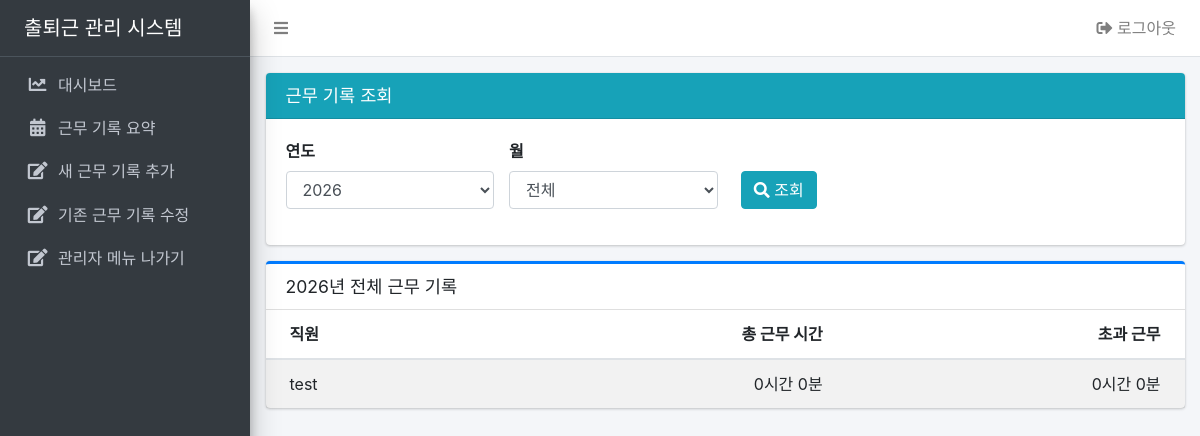
The page /admin/work-summary (signed in) on the database its author committed.
### app/models.py (models this page shows)
class User(UserMixin, db.Model):
    __table_args__ = {"sqlite_autoincrement": True}
    id = db.Column(db.Integer, primary_key=True)
    username = db.Column(db.String(50), unique=True, nullable=False)
    password_hash = db.Column(db.String(128), nullable=False)
    role = db.Column(db.String(10), default="employee")

### app/admin.py (the view)
@admin_bp.route("/work-summary")
@login_required
@admin_required
def work_summary():
    year = request.args.get("year", type=int)
    month = request.args.get("month", type=int)
    if not year:
        year = datetime.now().year
    years = (
        db.session.query(extract("year", WorkLog.start_time))
        .distinct()
        .order_by(extract("year", WorkLog.start_time).desc())
        .all()
    )
    years = [int(y[0]) for y in years]
    query = (
        db.session.query(
            User.username,
            func.sum(WorkLog.total_minutes).label("total_minutes"),
            func.sum(WorkLog.overtime_minutes).label("overtime_minutes"),
        )
        .join(WorkLog)
        .filter(extract("year", WorkLog.start_time) == year)
    )
    if month:
        query = query.filter(extract("month", WorkLog.start_time) == month)
    results = query.group_by(User.id).all()
    return render_template(
        "admin_work_summary.html",
        results=results,
        years=years,
        selected_year=year,
        selected_month=month,
    )

### app/models.py (called while the page is built)
@login_manager.user_loader
def load_user(user_id):
    return User.query.get(int(user_id))

### app/utils.py (called while the page is built)
def admin_required(f):
    @wraps(f)
    def decorated_function(*args, **kwargs):
        if not current_user.is_authenticated or current_user.role != "admin":
            abort(403)
        return f(*args, **kwargs)
    return decorated_function

### app/templates/admin_work_summary.html (shortened to what this page needs)
{% extends "admin_base.html" %}
{% block content %}
<div class="row">
  <div class="col-md-12">
    <div class="card card-info">
      <div class="card-header">
        <h3 class="card-title">근무 기록 조회</h3>
      </div>
      <form method="GET">
        <div class="card-body">
          <div class="row align-items-end">
            <div class="col-md-3">
              <div class="form-group">
                <label>연도</label>
                <select name="year" class="form-control">
                  {% for y in years %}
                    <option value="{{ y }}" {% if y == selected_year %}selected{% endif %}>
                      {{ y }}
                    </option>
                  {% endfor %}
                </select>
              </div>
            </div>
            <div class="col-md-3">
              <div class="form-group">
                <label>월</label>
                <select name="month" class="form-control">
                  <option value="">전체</option>
                </select>
              </div>
            </div>
            <div class="col-md-2">
              <div class="form-group">
                <label>&nbsp;</label>
                <button type="submit" class="btn btn-info">
                  <i class="fas fa-search"></i> 조회
                </button>
              </div>
            </div>
          </div>
        </div>
      </form>
    </div>
  </div>
  <div class="col-md-12">
    <div class="card card-outline card-primary">
      <div class="card-header">
        <h3 class="card-title">
          {% if selected_month %}
            {{ selected_year }}년 {{ selected_month }}월 근무 기록
          {% else %}
            {{ selected_year }}년 전체 근무 기록
          {% endif %}
        </h3>
      </div>
      <div class="card-body p-0">
        <table class="table table-striped table-hover mb-0">
          <thead>
            <tr>
              <th>직원</th>
              <th class="text-right">총 근무 시간</th>
              <th class="text-right">초과 근무</th>
            </tr>
          </thead>
          <tbody>
            {% for r in results %}
            <tr>
              <td>{{ r.username }}</td>
              <td class="text-right">
                {{ (r.total_minutes or 0) // 60 }}시간
                {{ (r.total_minutes or 0) % 60 }}분
              </td>
              <td class="text-right">
                {{ (r.overtime_minutes or 0) // 60 }}시간
                {{ (r.overtime_minutes or 0) % 60 }}분
              </td>
            </tr>
            {% else %}
            <tr>
              <td colspan="3" class="text-center text-muted">
                조회 결과가 없습니다.
              </td>
            </tr>
            {% endfor %}
          </tbody>
        </table>
      </div>
    </div>
  </div>
</div>
{% endblock %}

### rows shown on the page
User: username "test", total_minutes "0", overtime_minutes "0"

### other values the page prints
{{ selected_year }} "2026"
form field year "2026"
